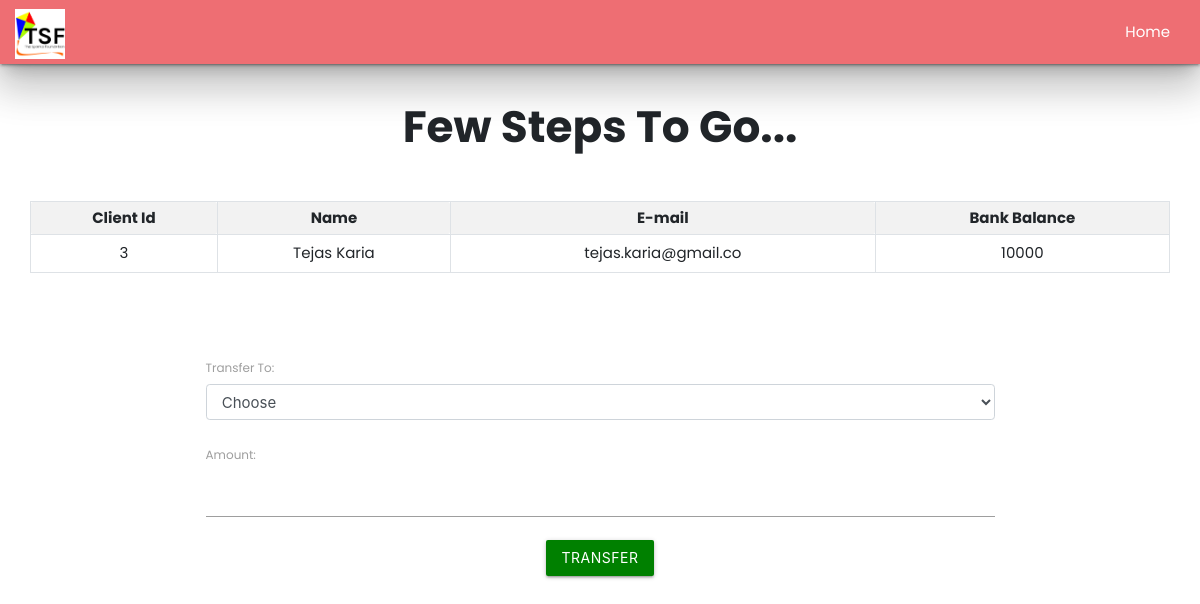
Page /php/userdetails.php?c_id=3 on the committed database.
### tables this page shows
CREATE TABLE `clients` (
  `c_id` int(3) NOT NULL,
  `c_name` varchar(20) NOT NULL,
  `c_mail` varchar(20) DEFAULT NULL,
  `c_balance` int(10) NOT NULL
);

### php/userdetails.php (the view, shortened to what this page needs)
<!DOCTYPE html>
<html lang="en">
<head>
    <link rel="stylesheet" href="https://maxcdn.bootstrapcdn.com/bootstrap/4.0.0/css/bootstrap.min.css">
    <link rel="stylesheet" href="../css/style.css">
    <link rel="stylesheet" href="https://cdnjs.cloudflare.com/ajax/libs/materialize/1.0.0/css/materialize.min.css">
</head>
<body>
    <?php
    include 'navbar.php';
    ?>
    <div class="center mt-0 accent-3">
        <h3><b>Few Steps To Go...</b></h3>
    </div>
    <div class="container-fluid">
        <?php
        include './connection.php';
        if (isset($_REQUEST['c_id'])) {
            $sid = $_GET['c_id'];
            $sql = "SELECT * FROM  clients where c_id=$sid";
            $result = mysqli_query($conn, $sql);
            $rows = mysqli_fetch_assoc($result);
        }
        ?>
        <form method="post" name="tcredit" class="tabletext"><br>
            <div class="container-fluid">
                <table class="table table-sm table-striped table-condensed table-bordered">
                    <tr>
                        <th class="text-center">Client Id</th>
                        <th class="text-center">Name</th>
                        <th class="text-center">E-mail</th>
                        <th class="text-center">Bank Balance</th>
                    </tr>
                    <tr>
                        <td class="center py-2"><?php echo (isset($rows['c_id']) ? $rows['c_id'] : ''); ?></td>
                        <td class="center py-2"><?php echo (isset($rows['c_name']) ? $rows['c_name'] : ''); ?></td>
                        <td class="center py-2"><?php echo (isset($rows['c_mail']) ? $rows['c_mail'] : ''); ?></td>
                        <td class="center py-2"><?php echo (isset($rows['c_balance']) ? $rows['c_balance'] : ''); ?></td>
                    </tr>
                </table>
            </div>
            <div class="container">
                <br><br><br>
                <label for="to">Transfer To:</label>
                <select id="to" name="to" class="form-control" required>
                    <option value="" disabled selected>Choose</option>
            </div>
            <br>
            <label for="amount">Amount:</label>
            <input type="number" class="form-control border-black" name="amount" id="amount" required>
            <div class="text-center">
                <button class="btn mt-3" style="background-color: green" name="submit" type="submit" id="myBtn">Transfer</button>
            </div>
            <br>
        </form>
    </div>
</body>
</html>

### css/style.css (style rules this page uses)
body { font-family: Poppins; margin: 0; }

### php/userdetails.php (style rules this page uses)
.mt-0 { padding: 10px; top: 0; }
* { font-family: Poppins; }

### rows in the picture
clients: c_id "3", c_name "Tejas Karia", c_mail "tejas.karia@gmail.co", c_balance "10000"
